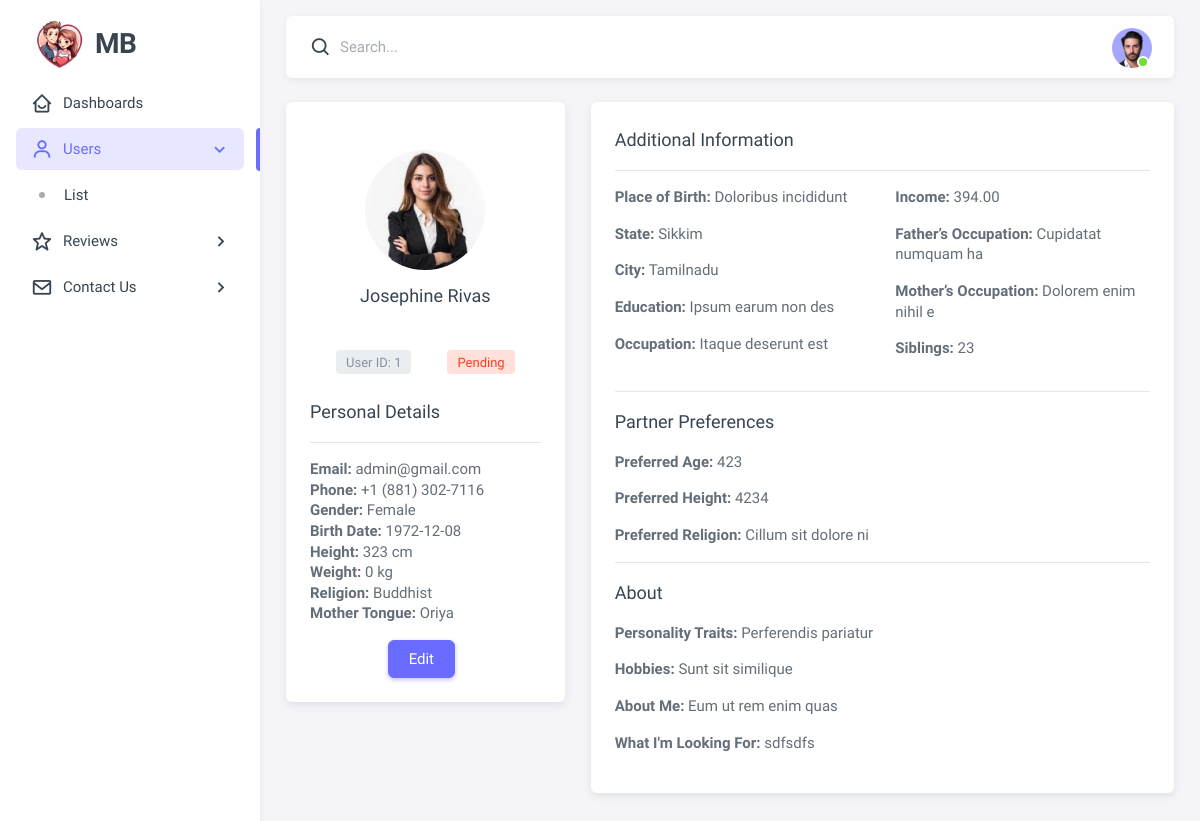
The page /admin/view_user.php (signed in) on the database its author committed.
### tables this page shows
CREATE TABLE `users` (
  `id` int(11) NOT NULL,
  `role_id` int(11) NOT NULL DEFAULT 2,
  `full_name` varchar(255) DEFAULT NULL,
  `profile_img` varchar(255) NOT NULL DEFAULT 'assets/img/avatar/avatar-1.png',
  `password` varchar(255) DEFAULT NULL,
  `dob` date DEFAULT NULL,
  `gender` varchar(10) DEFAULT NULL,
  `email` varchar(255) DEFAULT NULL,
  `phone_no` varchar(20) DEFAULT NULL,
  `height` float DEFAULT NULL,
  `weight` float DEFAULT NULL,
  `cast` varchar(255) DEFAULT NULL,
  `place_of_birth` varchar(255) DEFAULT NULL,
  `state` varchar(255) DEFAULT NULL,
  `city` varchar(255) DEFAULT NULL,
  `religion` varchar(255) DEFAULT NULL,
  `mother_tongue` varchar(255) DEFAULT NULL,
  `education` varchar(255) DEFAULT NULL,
  `occupation` varchar(255) DEFAULT NULL,
  `income` decimal(10,2) DEFAULT NULL,
  `father_occupation` varchar(255) DEFAULT NULL,
  `mother_occupation` varchar(255) DEFAULT NULL,
  `siblings` int(11) DEFAULT NULL,
  `partner_age` int(11) DEFAULT NULL,
  `partner_height` float DEFAULT NULL,
  `partner_religion` varchar(255) DEFAULT NULL,
  `personality_traits` text DEFAULT NULL,
  `hobbies` text DEFAULT NULL,
  `about_me` text DEFAULT NULL,
  `what_are_you_looking_for` text DEFAULT NULL,
  `status` varchar(50) DEFAULT NULL,
  `created_at` timestamp NOT NULL DEFAULT current_timestamp(),
  `updated_at` timestamp NOT NULL DEFAULT current_timestamp() ON UPDATE current_timestamp()
);

### admin/db.php (called while the page is built, shortened)
<?php
$base_url = "http://" . $_SERVER['HTTP_HOST'] . dirname($_SERVER['SCRIPT_NAME']);
?>

### admin/view_user.php (the view, shortened to what this page needs)
<?php
include 'header.php';
$user_id = (int) ($_GET['id'] ?? 1);
$sql = "SELECT * FROM users WHERE id = $user_id";
$result = mysqli_query($conn, $sql);
$user = mysqli_fetch_assoc($result);
?>
<body>
    <div class="layout-wrapper layout-content-navbar">
        <div class="layout-container">
            <?php include 'sidebar.php'; ?>
            <div class="layout-page">
                <?php include 'navbar.php'; ?>
                <div class="content-wrapper">
                    <div class="container-xxl flex-grow-1 container-p-y">
                        <div class="row">
                            <div class="col-xl-4 col-lg-5">
                                <div class="card mb-4">
                                <div class="card-body pt-12">
                                    <div class="user-avatar-section ">
                                        <div class=" d-flex align-items-center flex-column">
                                            <img class="img-fluid rounded-circle mb-3"
                                                src="<?= str_replace('admin/', '', $base_url . '/' . $user['profile_img']); ?>"
                                                height="120" width="120" alt="User avatar"
                                                onerror="this.onerror=null; this.src='<?= $base_url ?>/assets/img/avatar/avatar-1.png';">
                                            <h5><?= htmlspecialchars($user['full_name']) ?></h5>
                                        </div>
                                    </div>
                                    <div class="d-flex justify-content-center  flex-wrap my-6 gap-0 gap-md-3 gap-lg-4">
                                        <div class="d-flex align-items-center me-5 gap-4">
                                        <span class="badge bg-label-secondary">User ID: <?= $user['id'] ?></span>
                                        </div>
                                        <div class="d-flex align-items-center gap-4">
                                        <span
                                                class="badge bg-label-<?= $user['status'] === 'active' ? 'success' : 'danger' ?>">
                                                <?= ucfirst($user['status']) ?>
                                            </span>
                                        </div>
                                    </div>
                                        <h5 class="pb-4 border-bottom mb-4">Personal Details</h5>
                                        <ul class="list-unstyled">
                                            <li><strong>Email:</strong> <?= htmlspecialchars($user['email']) ?></li>
                                            <li><strong>Phone:</strong> <?= htmlspecialchars($user['phone_no']) ?></li>
                                            <li><strong>Gender:</strong> <?= htmlspecialchars($user['gender']) ?></li>
                                            <li><strong>Birth Date:</strong> <?= htmlspecialchars($user['dob']) ?></li>
                                            <li><strong>Height:</strong> <?= htmlspecialchars($user['height']) ?> cm
                                            </li>
                                            <li><strong>Weight:</strong> <?= htmlspecialchars($user['weight']) ?> kg
                                            </li>
                                            <li><strong>Religion:</strong> <?= htmlspecialchars($user['religion']) ?>
                                            </li>
                                            <li><strong>Mother Tongue:</strong>
                                                <?= htmlspecialchars($user['mother_tongue']) ?></li>
                                        </ul>
                                        <div class="d-flex justify-content-center mt-3">
                                            <a href="edit_user.php?id=<?= $user['id'] ?>"
                                                class="btn btn-primary me-2">Edit</a>
                                        </div>
                                    </div>
                                </div>
                            </div>
                            <div class="col-xl-8 col-lg-7">
                                <div class="card mb-4">
                                    <div class="card-body">
                                        <h5 class="card-title">Additional Information</h5>
                                        <hr>
                                        <div class="row">
                                            <div class="col-md-6">
                                                <p><strong>Place of Birth:</strong>
                                                    <?= htmlspecialchars($user['place_of_birth']) ?></p>
                                                <p><strong>State:</strong> <?= htmlspecialchars($user['state']) ?></p>
                                                <p><strong>City:</strong> <?= htmlspecialchars($user['city']) ?></p>
                                                <p><strong>Education:</strong>
                                                    <?= htmlspecialchars($user['education']) ?></p>
                                                <p><strong>Occupation:</strong>
                                                    <?= htmlspecialchars($user['occupation']) ?></p>
                                            </div>
                                            <div class="col-md-6">
                                                <p><strong>Income:</strong> <?= htmlspecialchars($user['income']) ?></p>
                                                <p><strong>Father’s Occupation:</strong>
                                                    <?= htmlspecialchars($user['father_occupation']) ?></p>
                                                <p><strong>Mother’s Occupation:</strong>
                                                    <?= htmlspecialchars($user['mother_occupation']) ?></p>
                                                <p><strong>Siblings:</strong> <?= htmlspecialchars($user['siblings']) ?>
                                                </p>
                                            </div>
                                        </div>
                                        <hr>
                                        <h5>Partner Preferences</h5>
                                        <p><strong>Preferred Age:</strong> <?= htmlspecialchars($user['partner_age']) ?>
                                        </p>
                                        <p><strong>Preferred Height:</strong>
                                            <?= htmlspecialchars($user['partner_height']) ?></p>
                                        <p><strong>Preferred Religion:</strong>
                                            <?= htmlspecialchars($user['partner_religion']) ?></p>
                                        <hr>
                                        <h5>About</h5>
                                        <p><strong>Personality Traits:</strong>
                                            <?= htmlspecialchars($user['personality_traits']) ?></p>
                                        <p><strong>Hobbies:</strong> <?= htmlspecialchars($user['hobbies']) ?></p>
                                        <p><strong>About Me:</strong> <?= htmlspecialchars($user['about_me']) ?></p>
                                        <p><strong>What I'm Looking For:</strong>
                                            <?= htmlspecialchars($user['what_are_you_looking_for']) ?></p>
                                    </div>
                                </div>
                            </div>
                        </div>
                    </div>
                </div>
            </div>
        </div>
    </div>
</body>
</html>

### rows shown on the page
users: profile_img (picture), full_name "Josephine Rivas", id "1", status "Pending", email "admin@gmail.com", phone_no "+1 (881) 302-7116", gender "Female", dob "1972-12-08", height "323", weight "0", religion "Buddhist", mother_tongue "Oriya", place_of_birth "Doloribus incididunt", state "Sikkim", city "Tamilnadu", education "Ipsum earum non des", occupation "Itaque deserunt est", income "394.00", father_occupation "Cupidatat numquam ha", mother_occupation "Dolorem enim nihil e", siblings "23", partner_age "423", partner_height "4234", partner_religion "Cillum sit dolore ni", personality_traits "Perferendis pariatur", hobbies "Sunt sit similique", about_me "Eum ut rem enim quas", what_are_you_looking_for "sdfsdfs"
